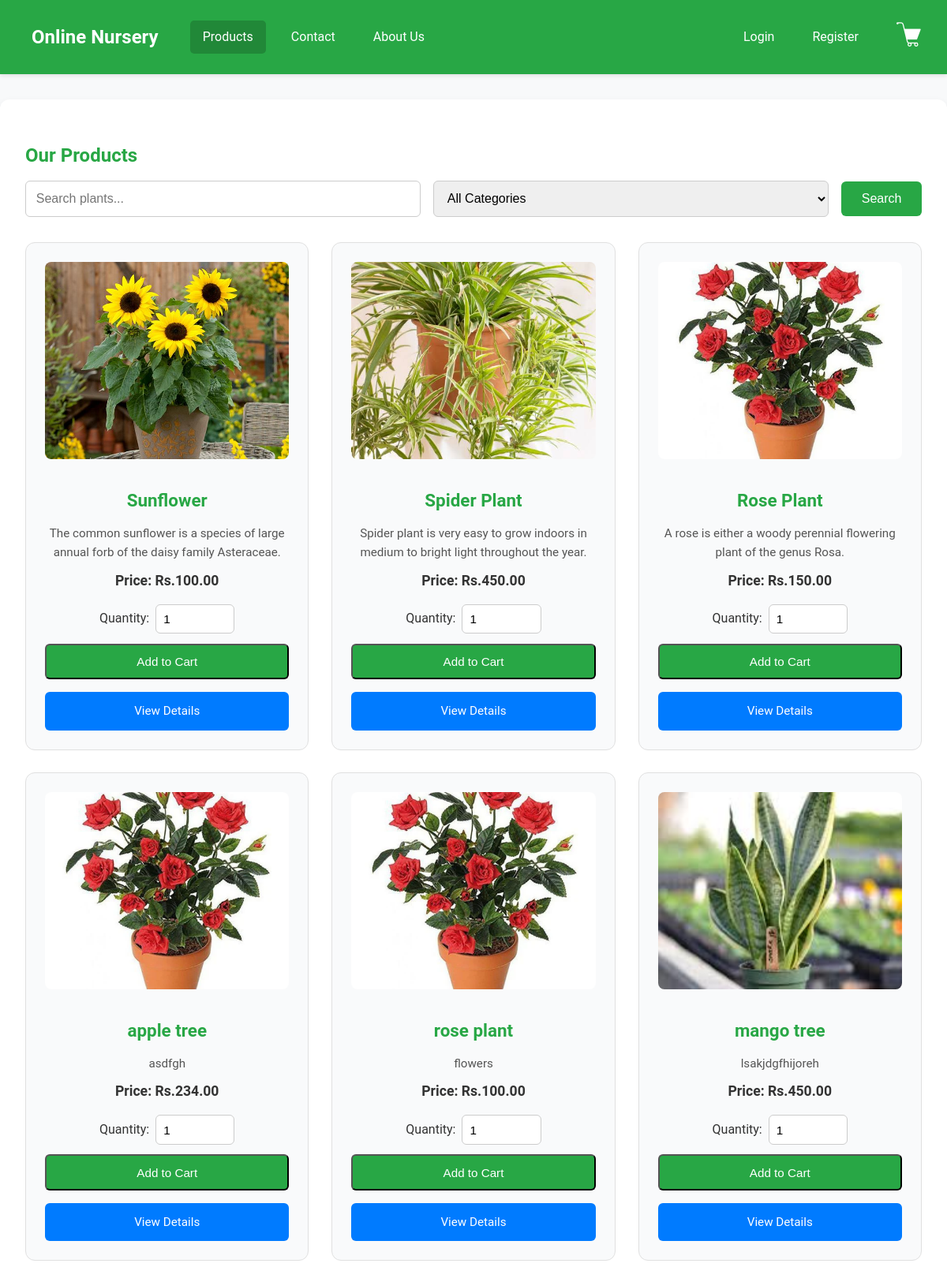
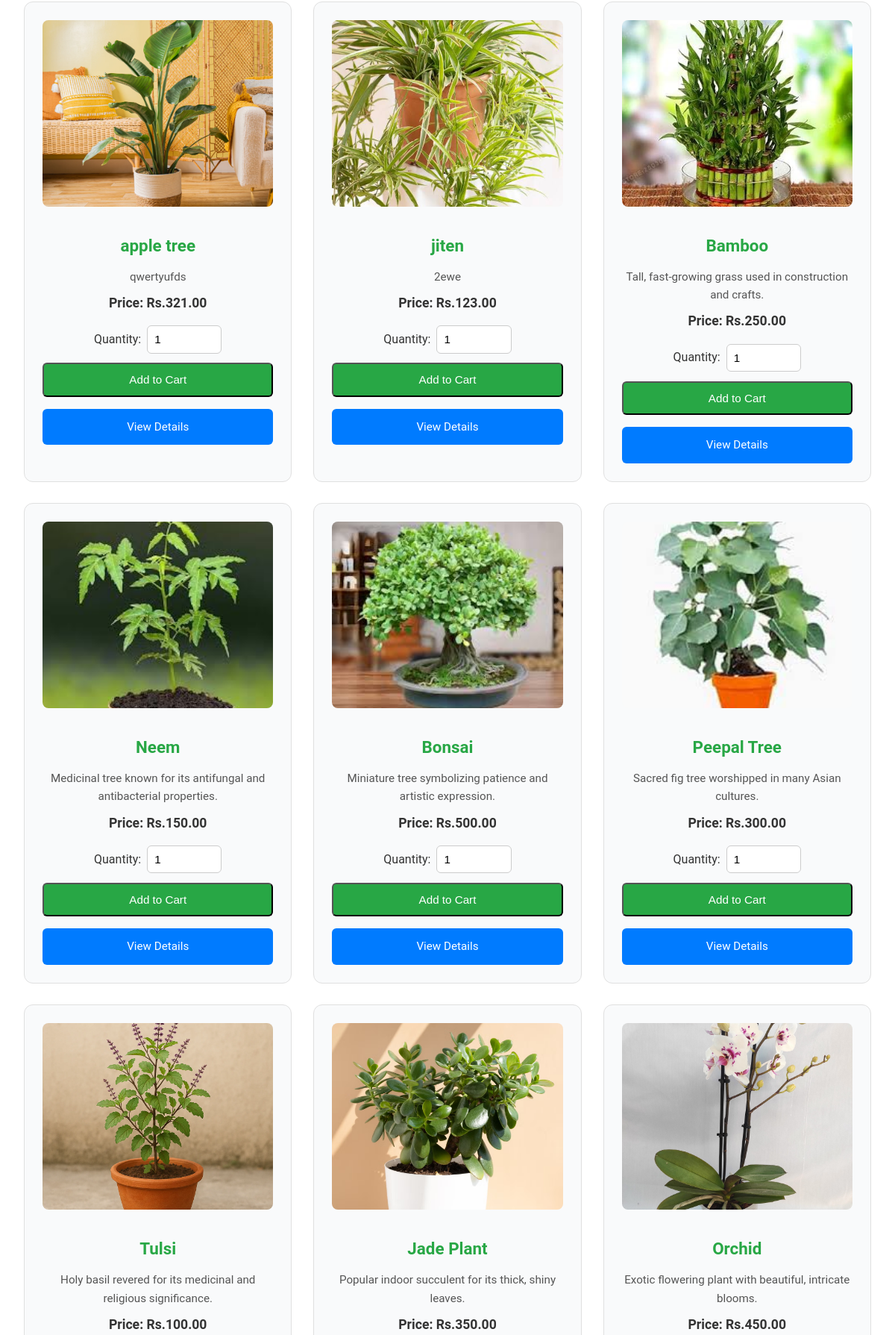
/products.php (upper part), run on the app's committed database (2 pictures, top to bottom).
### tables this page shows
CREATE TABLE `products` (
  `id` int(11) NOT NULL AUTO_INCREMENT,
  `name` varchar(255) NOT NULL,
  `description` text NOT NULL,
  `price` decimal(10,2) NOT NULL,
  `image_url` varchar(255) NOT NULL,
  `is_featured` tinyint(1) DEFAULT 0,
  `created_at` timestamp NOT NULL DEFAULT current_timestamp(),
  `category_id` int(11) DEFAULT NULL,
  `stock` int(11) NOT NULL DEFAULT 0,
  PRIMARY KEY (`id`),
  KEY `fk_category` (`category_id`),
  CONSTRAINT `fk_category` FOREIGN KEY (`category_id`) REFERENCES `categories` (`id`) ON DELETE SET NULL,
  CONSTRAINT `products_ibfk_1` FOREIGN KEY (`category_id`) REFERENCES `categories` (`id`) ON DELETE SET NULL
);

### products.php (the view, shortened to what this page needs)
<?php
$search = isset($_GET['search']) ? trim($_GET['search']) : '';
?>
<!DOCTYPE html>
<html lang="en">
<head>
    <link rel="stylesheet" href="css/style.css">
    <link rel="stylesheet" href="css/customer.css">
</head>
<body>
    <?php include 'php/header.php'; ?>
    <section class="products">
        <h1>Our Products</h1>
        <form action="products.php" method="GET" class="search-form">
            <input type="text" name="search" placeholder="Search plants..." value="<?php echo htmlspecialchars($search); ?>">
            <select name="category_id">
                <option value="">All Categories</option>
            </select>
            <button type="submit">Search</button>
        </form>
        <div class="product-grid">
            <?php
            $sql = "SELECT id, name, description, price, image_url, stock FROM products WHERE (name LIKE ? OR description LIKE ?)";
            $params = ["%$search%", "%$search%"];
            $types = "ss";
            $stmt = $conn->prepare($sql);
            if ($stmt) {
                $stmt->bind_param($types, ...$params);
                $stmt->execute();
                $result = $stmt->get_result();
                if ($result && $result->num_rows > 0) {
                    while ($row = $result->fetch_assoc()) {
                        echo '<div class="product-card">';
                        echo '<img src="images/product_images/' . htmlspecialchars($row['image_url']) . '" alt="' . htmlspecialchars($row['name']) . '">';
                        echo '<h3>' . htmlspecialchars($row['name']) . '</h3>';
                        echo '<p>' . htmlspecialchars($row['description']) . '</p>';
                        echo '<p class="price">Price: Rs.' . number_format($row['price'], 2) . '</p>';
                        if ($row['stock'] > 0) {
                            echo '<form class="add-to-cart-form" data-product-id="' . htmlspecialchars($row['id']) . '">';
                            echo '<div class="quantity-selector">';
                            echo '<label for="quantity-' . htmlspecialchars($row['id']) . '">Quantity:</label>';
                            echo '<input type="number" name="quantity" id="quantity-' . htmlspecialchars($row['id']) . '" value="1" min="1" max="' . (int)$row['stock'] . '" data-stock="' . (int)$row['stock'] . '">';
                            echo '</div>';
                            echo '<button type="submit" class="btn add-to-cart-btn">Add to Cart</button>';
                            echo '</form>';
                        } else {
                            echo '<p class="out-of-stock">Out of Stock</p>';
                        }
                        echo '<a href="product_details.php?id=' . htmlspecialchars($row['id']) . '" class="btn view-details-btn">View Details</a>';
                        echo '</div>';
                    }
                } else {
                    echo '<p>No products found.</p>';
                }
            } else {
                echo '<p class="error-message">Database error occurred.</p>';
            }
            ?>
        </div>
    </section>
</body>
</html>

### css/style.css (style rules this page uses)
body { font-family: 'Roboto', Arial, sans-serif; margin: 0; padding: 0; background: #f8f9fa; color: #333; line-height: 1.6; }
.btn { background: #28a745; color: white; padding: 0.75em 1.5em; text-decoration: none; border-radius: 5px; display: inline-block; transition: background 0.3s, transform 0.2s; }
h1, h2, h3 { color: #28a745; margin-bottom: 0.5em; }

### css/customer.css (style rules this page uses)
.products, .product-details, .profile, .cart, .checkout, .contact, .about, .login, .register { padding: 2em; background: #fff; border-radius: 12px; box-shadow: 0 6px 12px rgba(0, 0, 0, 0.1); margin: 2em auto; max-width: 1200px; }
.search-form { display: flex; gap: 1em; margin-bottom: 2em; flex-wrap: wrap; align-items: center; }
.search-form input, .search-form select { padding: 0.8em; border: 1px solid #ccc; border-radius: 6px; flex: 1; min-width: 200px; font-size: 1em; transition: border-color 0.3s; }
.search-form button { padding: 0.8em 1.6em; background: #28a745; color: #fff; border: none; border-radius: 6px; cursor: pointer; font-size: 1em; transition: background 0.3s, transform 0.2s; }
.product-grid { display: grid; grid-template-columns: repeat(auto-fit, minmax(280px, 1fr)); gap: 1.8em; }
.product-card { background: #f9fafb; border: 1px solid #e0e0e0; border-radius: 12px; padding: 1.5em; text-align: center; transition: transform 0.3s, box-shadow 0.3s; }
.product-card img, .product-details img, .cart-item img { width: 100%; height: 250px; object-fit: cover; border-radius: 8px; margin-bottom: 1em; }
.product-card h3, .product-details h1 { color: #28a745; margin: 0.5em 0; font-size: 1.4em; }
.product-card p, .product-details p { color: #555; margin: 0.5em 0; font-size: 0.95em; }
.product-card .price, .product-details p strong { color: #333; font-weight: bold; font-size: 1.1em; }
.add-to-cart-form { display: flex; flex-direction: column; gap: 0.8em; margin: 1em 0; }
.quantity-selector { display: flex; align-items: center; gap: 0.5em; justify-content: center; }
.quantity-selector input[type="number"] { padding: 0.6em; border: 1px solid #ccc; border-radius: 6px; width: 80px; font-size: 0.95em; transition: border-color 0.3s; }
.add-to-cart-btn, .view-details-btn { padding: 0.8em 1.6em; border-radius: 6px; font-size: 0.95em; text-align: center; text-decoration: none; display: block; transition: background 0.3s, transform 0.2s; }
.add-to-cart-btn { background: #28a745; color: #fff; }
.view-details-btn { background: #007bff; color: #fff; }

### data on the page
products: image_url (picture), name "Sunflower", description "The common sunflower is a species of large annual forb of the daisy family Asteraceae.", price "100.00"
products: image_url (picture), name "Spider Plant", description "Spider plant is very easy to grow indoors in medium to bright light throughout the year.", price "450.00"
products: image_url (picture), name "Rose Plant", description "A rose is either a woody perennial flowering plant of the genus Rosa.", price "150.00"
products: image_url (picture), name "apple tree", description "asdfgh", price "234.00"
products: image_url (picture), name "rose plant", description "flowers", price "100.00"
products: image_url (picture), name "mango tree", description "lsakjdgfhijoreh", price "450.00"
products: image_url (picture), name "apple tree", description "qwertyufds", price "321.00"
products: image_url (picture), name "jiten", description "2ewe", price "123.00"
products: image_url (picture), name "Bamboo", description "Tall, fast-growing grass used in construction and crafts.", price "250.00"
products: image_url (picture), name "Neem", description "Medicinal tree known for its antifungal and antibacterial properties.", price "150.00"
products: image_url (picture), name "Bonsai", description "Miniature tree symbolizing patience and artistic expression.", price "500.00"
products: image_url (picture), name "Peepal Tree", description "Sacred fig tree worshipped in many Asian cultures.", price "300.00"
products: image_url (picture), name "Tulsi", description "Holy basil revered for its medicinal and religious significance.", price "100.00"
products: image_url (picture), name "Jade Plant", description "Popular indoor succulent for its thick, shiny leaves.", price "350.00"
products: image_url (picture), name "Orchid", description "Exotic flowering plant with beautiful, intricate blooms.", price "450.00"
